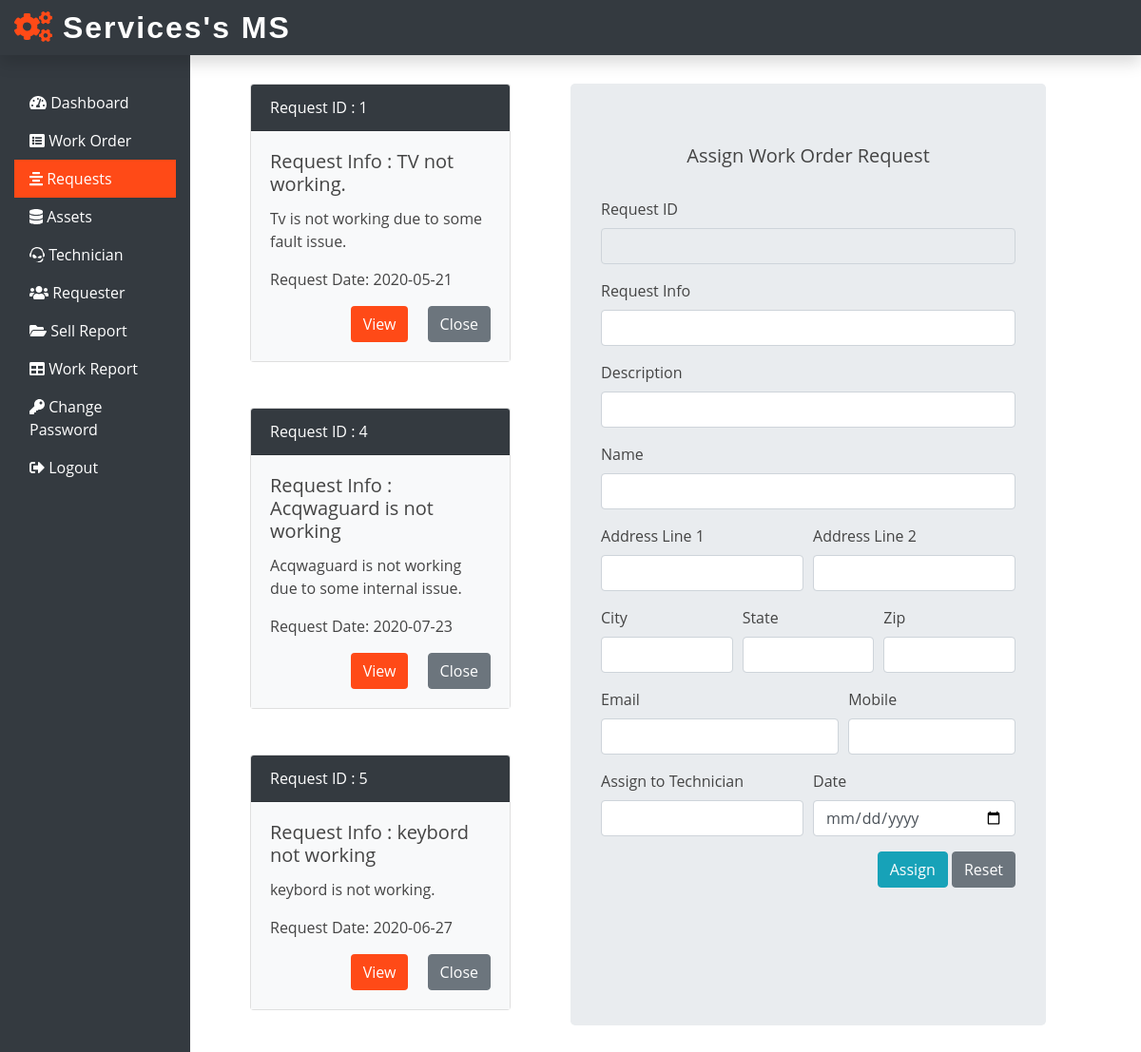
Page /sms.php/Admin/request.php (signed in) on the committed database.
### tables this page shows
CREATE TABLE `submitrequest_tb` (
  `request_id` int(11) NOT NULL,
  `request_info` text NOT NULL,
  `request_desc` text NOT NULL,
  `requester_name` varchar(60) NOT NULL,
  `requester_add1` text NOT NULL,
  `requester_add2` text NOT NULL,
  `requester_city` varchar(60) NOT NULL,
  `requester_state` varchar(60) NOT NULL,
  `requester_zip` int(6) NOT NULL,
  `requester_email` varchar(60) NOT NULL,
  `requester_mobile` bigint(10) NOT NULL,
  `request_date` date NOT NULL
);

### sms.php/Admin/request.php (the view, shortened to what this page needs)
<?php
include('includes/header.php');
include('../dbConnection.php');
?>
<div class="col-sm-4 mb-5">
<?php
 $sql = "SELECT request_id, request_info, request_desc, request_date FROM submitrequest_tb";
 $result = $conn->query($sql);
 if($result->num_rows > 0){
  while($row = $result->fetch_assoc()){
   echo '<div class="card mt-5 mx-5">';
   echo '<div class="card-header bg-dark text-white">';
   echo 'Request ID : '. $row['request_id'];
   echo '</div>';
   echo '<div class="card-body bg-light">';
   echo '<h5 class="card-title">Request Info : ' . $row['request_info'] . '</h5>';
   echo '<p class="card-text">' . $row['request_desc'] . '</p>';
   echo '<p class="card-text">Request Date: ' . $row['request_date'] . '</p>';
   echo '<div class="float-right">';
   echo '<form action="" method="POST"> <input type="hidden" name="id" value='. $row["request_id"] .'>
         <input type="submit" class="btn butn-colour mr-3" name="view" value="View">
         <input type="submit" class="btn btn-secondary" name="close" value="Close">
         </form>';
   echo '</div>' ;
   echo '</div>' ;
   echo'</div>';
  }
 }
?>
</div>
<?php
include('assignworkform.php');
include('includes/footer.php');
?>

### sms.php/css/custom.css (style rules this page uses)
body { font-family: "Open Sans", sans-serif; color: #444444; }
.butn-colour { background: #ff4a17; color: #fff; }

### rows in the picture
submitrequest_tb: request_id "1", request_info "TV not working.", request_desc "Tv is not working due to some fault issue.", request_date "2020-05-21"
submitrequest_tb: request_id "4", request_info "Acqwaguard is not working", request_desc "Acqwaguard is not working due to some internal issue.", request_date "2020-07-23"
submitrequest_tb: request_id "5", request_info "keybord not working", request_desc "keybord is not working.", request_date "2020-06-27"
